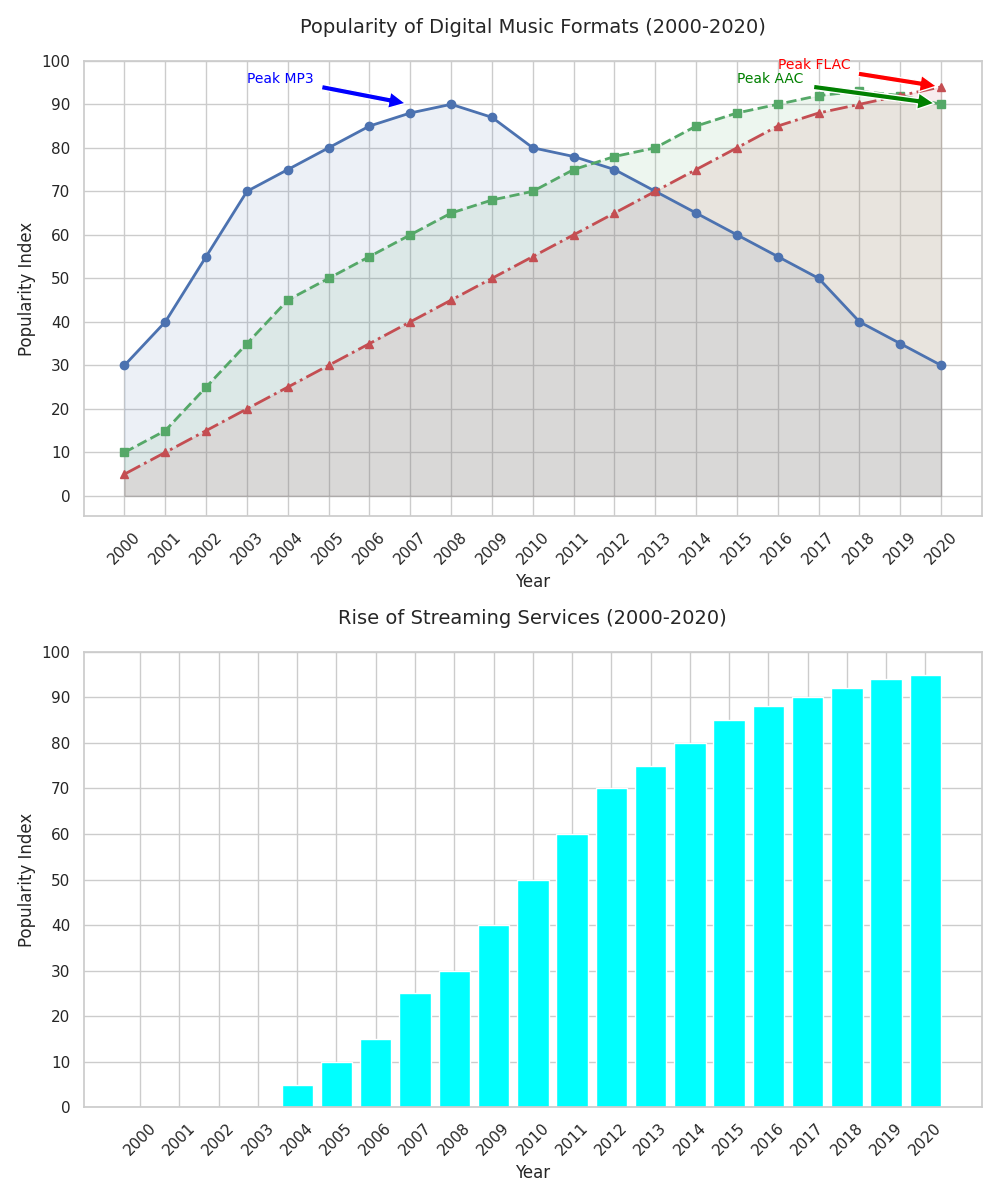

Write Python code to recreate this figure.
import matplotlib.pyplot as plt
import numpy as np

years = np.arange(2000, 2021)

mp3_popularity = [30, 40, 55, 70, 75, 80, 85, 88, 90, 87, 80, 78, 75, 70, 65, 60, 55, 50, 40, 35, 30]
aac_popularity = [10, 15, 25, 35, 45, 50, 55, 60, 65, 68, 70, 75, 78, 80, 85, 88, 90, 92, 93, 92, 90]
flac_popularity = [5, 10, 15, 20, 25, 30, 35, 40, 45, 50, 55, 60, 65, 70, 75, 80, 85, 88, 90, 92, 94]
streaming_popularity = [0, 0, 0, 0, 5, 10, 15, 25, 30, 40, 50, 60, 70, 75, 80, 85, 88, 90, 92, 94, 95]

fig, ax = plt.subplots(nrows=2, ncols=1, figsize=(10, 12))

# First subplot
ax[0].plot(years, mp3_popularity, marker='o', linestyle='-', linewidth=2, color='b')
ax[0].plot(years, aac_popularity, marker='s', linestyle='--', linewidth=2, color='g')
ax[0].plot(years, flac_popularity, marker='^', linestyle='-.', linewidth=2, color='r')
ax[0].fill_between(years, mp3_popularity, color='b', alpha=0.1)
ax[0].fill_between(years, aac_popularity, color='g', alpha=0.1)
ax[0].fill_between(years, flac_popularity, color='r', alpha=0.1)
ax[0].set_title('Popularity of Digital Music Formats (2000-2020)', fontsize=14, pad=20)
ax[0].set_xlabel('Year', fontsize=12)
ax[0].set_ylabel('Popularity Index', fontsize=12)
ax[0].set_xticks(years)
ax[0].set_xticklabels(years, rotation=45)
ax[0].set_yticks(np.arange(0, 101, 10))
ax[0].annotate('Peak MP3', xy=(2007, 90), xytext=(2003, 95), arrowprops=dict(facecolor='blue', shrink=0.05), fontsize=10, color='blue')
ax[0].annotate('Peak AAC', xy=(2020, 90), xytext=(2015, 95), arrowprops=dict(facecolor='green', shrink=0.05), fontsize=10, color='green')
ax[0].annotate('Peak FLAC', xy=(2020, 94), xytext=(2016, 98), arrowprops=dict(facecolor='red', shrink=0.05), fontsize=10, color='red')

# Second subplot
ax[1].bar(years, streaming_popularity, color='cyan')
ax[1].set_title('Rise of Streaming Services (2000-2020)', fontsize=14, pad=20)
ax[1].set_xlabel('Year', fontsize=12)
ax[1].set_ylabel('Popularity Index', fontsize=12)
ax[1].set_xticks(years)
ax[1].set_xticklabels(years, rotation=45)
ax[1].set_yticks(np.arange(0, 101, 10))

plt.tight_layout()
plt.show()
